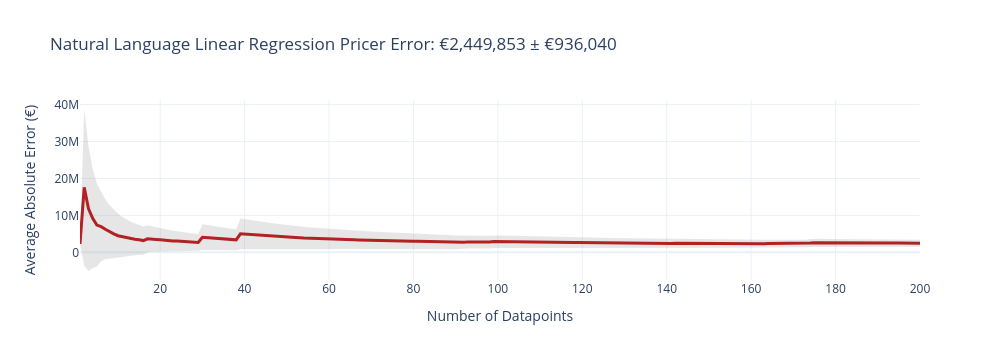
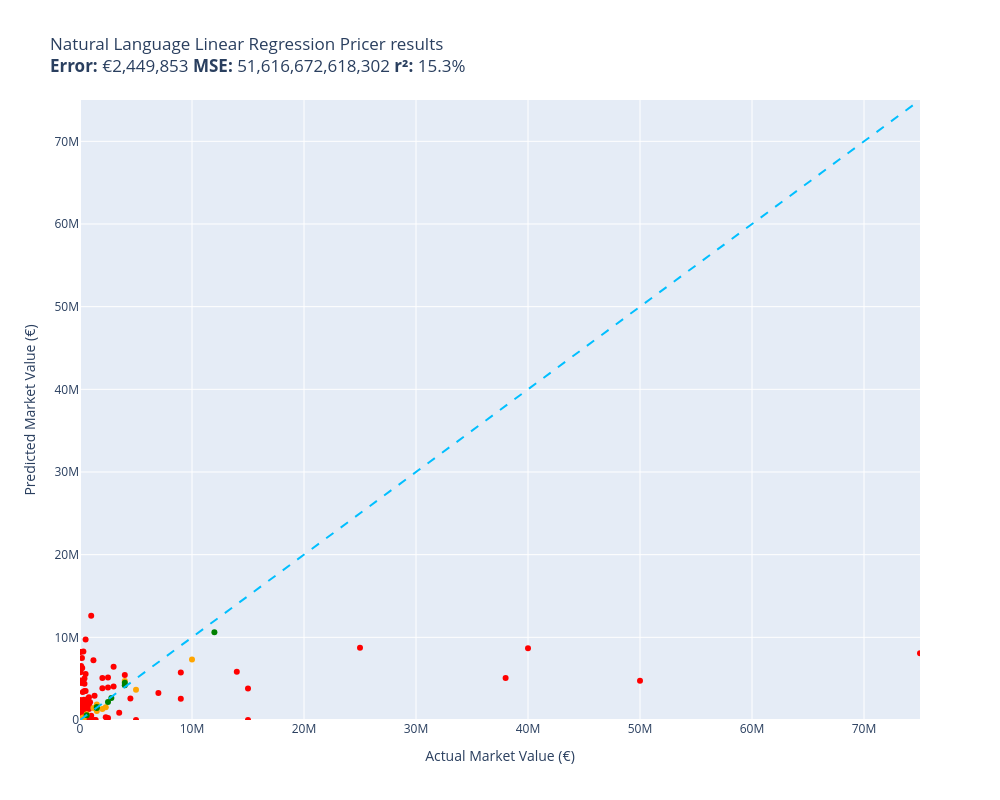

Source (notebook cell) for these figures, in order:
### Code cell
#5. Evaluate over unseen dataset

#   a. Define the function
def natural_language_linear_regression_pricer(item):
    x = vectorizer.transform([item.summary])
    return max(regressor.predict(x)[0], 0)

#   b. Evaluate the result
evaluate(natural_language_linear_regression_pricer, test)

### Figure 1 — Plotly figure (JSON) as saved in the notebook; plotly's stock layout.template omitted (floating-point values rounded to 4 significant figures; data arrays with more than 128 entries replaced by an {"elided": "..."} marker saying what was removed)
{"data": [{"fill": "toself", "fillcolor": "rgba(128,128,128,0.2)", "hoverinfo": "skip", "line": {"color": "rgba(255,255,255,0)"}, "name": "95% CI", "showlegend": false, "type": "scatter", "x": {"elided": "400 int values"}, "y": {"elided": "400 float values"}}, {"customdata": {"elided": "200x1 float values"}, "hovertemplate": "n=%{x}<br>Avg Error=€%{y:,.0f}<br>±95% CI=€%{customdata[0]:,.0f}<extra></extra>", "line": {"color": "firebrick", "width": 3}, "mode": "lines", "name": "Cumulative Avg Error", "type": "scatter", "x": {"elided": "200 int values"}, "y": {"elided": "200 float values"}}], "layout": {"height": 360, "showlegend": false, "title": {"text": "Natural Language Linear Regression Pricer Error: €2,449,853 ± €936,040"}, "width": 1000, "xaxis": {"title": {"text": "Number of Datapoints"}}, "yaxis": {"title": {"text": "Average Absolute Error (€)"}}}}

### Figure 2 — Plotly figure (JSON) as saved in the notebook; plotly's stock layout.template omitted (floating-point values rounded to 4 significant figures; data arrays with more than 128 entries replaced by an {"elided": "..."} marker saying what was removed)
{"data": [{"customdata": {"elided": "181x1 str values"}, "hovertemplate": "%{customdata[0]}<extra></extra>", "legendgroup": "red", "marker": {"color": "red", "size": 6, "symbol": "circle"}, "mode": "markers", "name": "red", "orientation": "v", "showlegend": true, "type": "scatter", "x": {"elided": "181 float values"}, "xaxis": "x", "y": {"elided": "181 float values"}, "yaxis": "y"}, {"customdata": [["Florian Thauvin\nGuess=€3,663,421 Actual=€5,000,000"], ["Allan Sousa\nGuess=€1,871,776 Actual=€1,500,000"], ["Santiago Arzamendia\nGuess=€1,529,763 Actual=€2,300,000"], ["Tomás Badaloni\nGuess=€4,729,306 Actual=€4,000,000"], ["Koen Kostons\nGuess=€1,094,117 Actual=€1,500,000"], ["Djaoui Cissé\nGuess=€7,313,728 Actual=€10,000,000"], ["Raúl Guti\nGuess=€1,321,130 Actual=€2,000,000"], ["Zakaria Taifi\nGuess=€238,548 Actual=€350,000"], ["Grégory Lorenzi\nGuess=€313,944 Actual=€250,000"], ["Dídac Vilà\nGuess=€699,797 Actual=€600,000"], ["Tomás Guidara\nGuess=€1,461,263 Actual=€1,200,000"]], "hovertemplate": "%{customdata[0]}<extra></extra>", "legendgroup": "orange", "marker": {"color": "orange", "size": 6, "symbol": "circle"}, "mode": "markers", "name": "orange", "orientation": "v", "showlegend": true, "type": "scatter", "x": [5000000.0, 1500000.0, 2300000.0, 4000000.0, 1500000.0, 10000000.0, 2000000.0, 350000.0, 250000.0, 600000.0, 1200000.0], "xaxis": "x", "y": [3663000.0, 1872000.0, 1530000.0, 4729000.0, 1094000.0, 7314000.0, 1321000.0, 238500.0, 313900.0, 699800.0, 1461000.0], "yaxis": "y"}, {"customdata": [["Nazareno Colombo\nGuess=€2,652,362 Actual=€2,800,000"], ["Abu Kamara\nGuess=€2,182,628 Actual=€2,500,000"], ["Juanma Delgado\nGuess=€585,484 Actual=€600,000"], ["Cristián Borja\nGuess=€1,566,276 Actual=€1,500,000"], ["Lewis Koumas\nGuess=€4,210,400 Actual=€4,000,000"], ["Enzo Barrenechea\nGuess=€10,611,442 Actual=€12,000,000"], ["Jordan Torunarigha\nGuess=€4,517,038 Actual=€4,000,000"], ["Tim Skarke\nGuess=€1,449,684 Actual=€1,500,000"]], "hovertemplate": "%{customdata[0]}<extra></extra>", "legendgroup": "green", "marker": {"color": "green", "size": 6, "symbol": "circle"}, "mode": "markers", "name": "green", "orientation": "v", "showlegend": true, "type": "scatter", "x": [2800000.0, 2500000.0, 600000.0, 1500000.0, 4000000.0, 12000000.0, 4000000.0, 1500000.0], "xaxis": "x", "y": [2652000.0, 2183000.0, 585500.0, 1566000.0, 4210000.0, 10610000.0, 4517000.0, 1450000.0], "yaxis": "y"}, {"hoverinfo": "skip", "line": {"color": "deepskyblue", "dash": "dash", "width": 2}, "mode": "lines", "name": "y = x", "showlegend": false, "type": "scatter", "x": [0, 75000000], "y": [0, 75000000]}], "layout": {"height": 800, "legend": {"title": {"text": "color"}, "tracegroupgap": 0}, "showlegend": false, "title": {"text": "Natural Language Linear Regression Pricer results<br><b>Error:</b> €2,449,853 <b>MSE:</b> 51,616,672,618,302 <b>r²:</b> 15.3%"}, "width": 1000, "xaxis": {"anchor": "y", "domain": [0, 1], "range": [0, 75000000], "title": {"text": "Actual Market Value (€)"}}, "yaxis": {"anchor": "x", "domain": [0, 1], "range": [0, 75000000], "title": {"text": "Predicted Market Value (€)"}}}}
